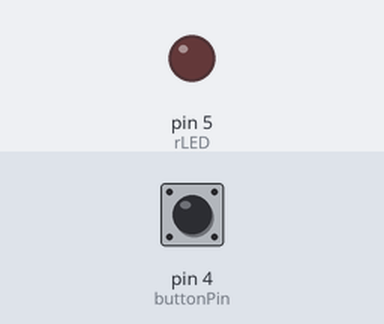
This sketch was run on a simulated Arduino Uno, built with avr-gcc and run on an emulated ATmega328P. Parts: output pins drawn as LEDs (lit = HIGH). The inputs (shaded band) are chosen by the test bench; at power-on: pin 4 (buttonPin) LOW. What the sketch prints to the serial monitor is not drawn.

Above: at 1.2 s.
1.3 s: pin 4 (buttonPin) pulled HIGH for 0.15 s
At 1.39 s:
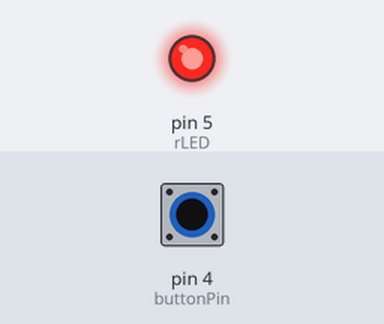
2.9 s: pin 4 (buttonPin) pulled HIGH for 0.15 s
At 3.5 s:
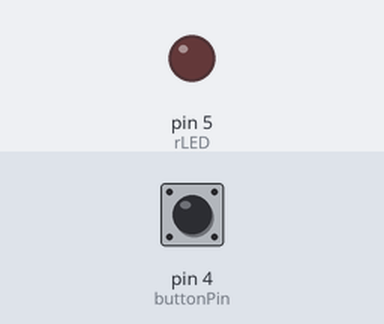
6.0 s: pin 4 (buttonPin) pulled HIGH for 3.2 s
At 6.9 s:
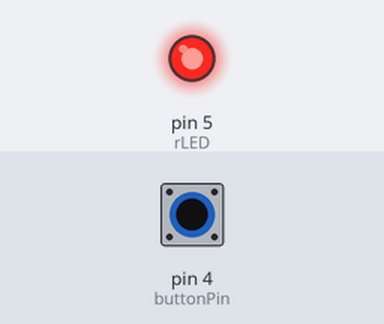
10.7 s: pin 4 (buttonPin) driven HIGH
At 11.6 s:
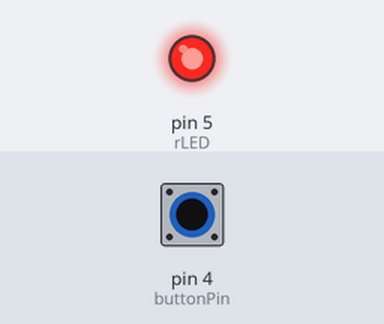
13.7 s: pin 4 (buttonPin) driven LOW
At 15.1 s:
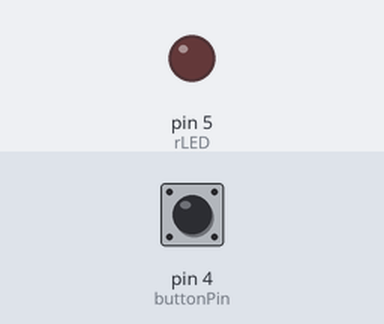
Timing chart, 0 to 16.7 s (numbered marks = the images above; inputs shaded):
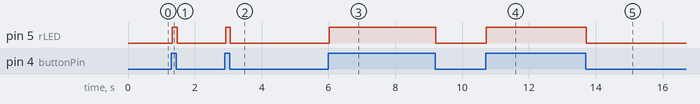

Measured:
- after the input at 1.3 s, pin 5 (rLED): LOW → HIGH at once, → LOW 0.15 s later
- after the input at 2.9 s, pin 5 (rLED): LOW → HIGH at once, → LOW 0.14 s later
- after the input at 6.0 s, pin 5 (rLED): LOW → HIGH at once, → LOW 3.2 s later
- after the input at 10.7 s, pin 5 (rLED): LOW → HIGH at once
- after the input at 13.7 s, pin 5 (rLED): HIGH → LOW at once

The sketch:

W04_10-DI-singleButton-LED-simple.ino
```cpp
// W04-10-DI-singleButton-LED-simple
//
// GOAL -- read a button (digital input) - have LED follow button state using if..then
// send that state over serial

// we did this in WEEK 03 too!

// button variables
int buttonPin =  4 ;   // pin declare -- where is circuit ?
boolean buttonState =  0 ; // state of button 1=pressed, 0=not

// led variables
int rLED = 5;          // led we will control
boolean rLEDState = 0; // starting state of the led

// compare variables
boolean IS_PRESSED = 1;
boolean NOT_PRESSED = 0;

void setup() {
  pinMode(buttonPin, INPUT); // INPUT OR OUTPUT ?
  pinMode(rLED, OUTPUT); // why OUTPUT

  Serial.begin(9600);
  Serial.println(__FILE__);
  Serial.println("Setup complete");
}

void loop (){

  buttonState = digitalRead( buttonPin ); // read button

  // if button IS pressed, say so
  if (buttonState == IS_PRESSED) {
      Serial.println("button pressed");
      rLEDState = 1;

  } else
  {
      Serial.println("off");
      rLEDState = 0;
  }

  digitalWrite(rLED, rLEDState);
}
```
